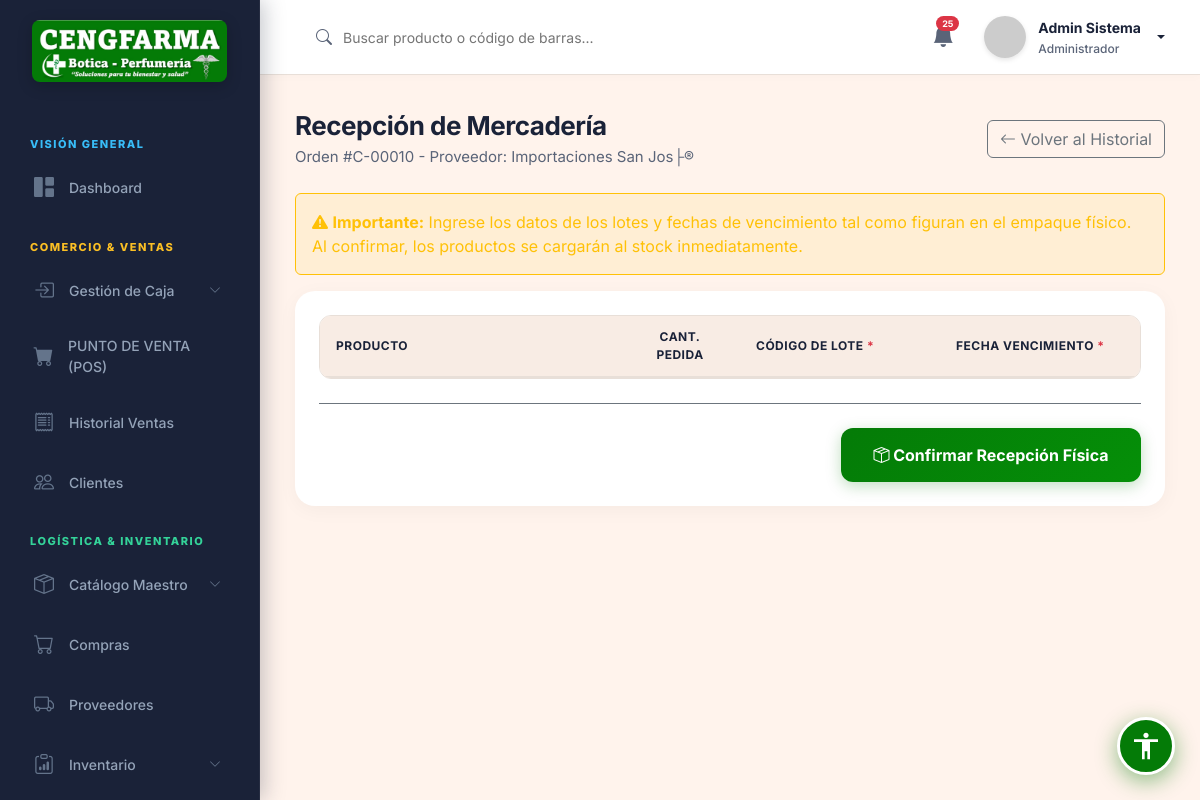
/public/compra/recepcion/10 (signed in), run on the app's committed database.
### tables this page shows
CREATE TABLE IF NOT EXISTS `configuracion` (
  `id` int NOT NULL AUTO_INCREMENT,
  `clave` varchar(50) NOT NULL,
  `valor` text,
  `descripcion` varchar(255) DEFAULT NULL,
  PRIMARY KEY (`id`),
  UNIQUE KEY `clave` (`clave`)
);

CREATE TABLE IF NOT EXISTS `compras` (
  `id` int NOT NULL AUTO_INCREMENT,
  `id_proveedor` int NOT NULL,
  `id_usuario` int NOT NULL,
  `tipo_comprobante` varchar(50) NOT NULL,
  `serie_comprobante` varchar(20) DEFAULT NULL,
  `num_comprobante` varchar(50) NOT NULL,
  `fecha_compra` date NOT NULL,
  `fecha_registro` timestamp NULL DEFAULT CURRENT_TIMESTAMP,
  `impuesto` decimal(10,2) DEFAULT '0.00',
  `total` decimal(12,2) NOT NULL DEFAULT '0.00',
  `estado` varchar(20) DEFAULT 'Completada',
  PRIMARY KEY (`id`),
  KEY `id_proveedor` (`id_proveedor`),
  KEY `id_usuario` (`id_usuario`),
  CONSTRAINT `compras_ibfk_1` FOREIGN KEY (`id_proveedor`) REFERENCES `proveedores` (`id`) ON DELETE RESTRICT,
  CONSTRAINT `compras_ibfk_2` FOREIGN KEY (`id_usuario`) REFERENCES `usuarios` (`id`) ON DELETE RESTRICT
);

CREATE TABLE IF NOT EXISTS `proveedores` (
  `id` int NOT NULL AUTO_INCREMENT,
  `ruc` varchar(20) NOT NULL,
  `razon_social` varchar(150) NOT NULL,
  `representante` varchar(150) DEFAULT NULL,
  `telefono` varchar(50) DEFAULT NULL,
  `direccion` varchar(255) DEFAULT NULL,
  `estado` tinyint(1) DEFAULT '1',
  PRIMARY KEY (`id`),
  UNIQUE KEY `ruc` (`ruc`)
);

### app/controllers/CompraController.php (called while the page is built, shortened)
<?php
class CompraController extends Controller {
    public function recepcion($id) {
        $modelo = $this->model('Compra');
        $compra = $modelo->getCompraPorId($id);
        $detalles = $modelo->getDetallesConLotes($id);
        $this->view('compras/recepcion', [
            'title' => 'Recibir Mercadería',
            'compra' => $compra,
            'detalles' => $detalles
        ]);
    }
}

### app/core/App.php (called while the page is built, shortened)
<?php
class App {
    protected $method = 'login';
    public function __construct() {
        $url = $this->parseUrl();
        if (isset($url[0]) && file_exists('../app/controllers/' . ucfirst($url[0]) . 'Controller.php')) {
            unset($url[0]);
        }
        $this->controller = new $this->controller;
        if (isset($url[1])) {
            if (method_exists($this->controller, $url[1])) {
                $this->method = $url[1];
                unset($url[1]);
            }
        }
        $this->params = $url ? array_values($url) : [];
        call_user_func_array([$this->controller, $this->method], $this->params);
    }
    public function parseUrl() {
        if (isset($_GET['url'])) {
            return explode('/', filter_var(rtrim($_GET['url'], '/'), FILTER_SANITIZE_URL));
        }
        return [];
    }
}

### public/index.php (called while the page is built, shortened)
<?php
require_once '../app/config/database.php';
require_once '../app/core/App.php';
require_once '../app/core/Controller.php';
$app = new App();

### app/models/Configuracion.php (called while the page is built, shortened)
<?php
class Configuracion {
    private $conn;
    private $table_name = "configuracion";
    public function __construct() {
        $database = new Database();
        $this->conn = $database->getConnection();
    }
    public function getAll() {
        $query = "SELECT clave, valor, descripcion FROM " . $this->table_name;
        $stmt = $this->conn->prepare($query);
        $stmt->execute();
        $results = [];
        while ($row = $stmt->fetch(PDO::FETCH_ASSOC)) {
            $results[$row['clave']] = [
                'valor' => $row['valor'],
                'descripcion' => $row['descripcion']
            ];
        }
        return $results;
    }
    public function get($clave, $default = null) {
        $query = "SELECT valor FROM " . $this->table_name . " WHERE clave = :clave LIMIT 1";
        $stmt = $this->conn->prepare($query);
        $stmt->bindParam(':clave', $clave);
        $stmt->execute();
        if($row = $stmt->fetch(PDO::FETCH_ASSOC)) {
            return ($row['valor'] !== null && $row['valor'] !== '') ? $row['valor'] : $default;
        }
        return $default;
    }
}

### app/config/database.php (called while the page is built, shortened)
<?php
class Database {
    private $host;
    private $db_name;
    private $username;
    private $password;
    private $port;
    public function __construct() {
        $this->host = getenv('DB_HOST') ?: "localhost";
        $this->db_name = getenv('DB_NAME') ?: "botica_db";
        $this->username = getenv('DB_USER') ?: "root";
        $this->password = getenv('DB_PASSWORD') !== false ? getenv('DB_PASSWORD') : "";
        $this->port = getenv('DB_PORT') ?: "3306";
    }
    public function getConnection() {
        $this->conn = null;
        try {
            $dsn = "mysql:host=" . $this->host . ";port=" . $this->port . ";dbname=" . $this->db_name;
            $this->conn = new PDO($dsn, $this->username, $this->password);
            $this->conn->exec("set names utf8");
        } catch(PDOException $exception) {
            echo "Error de conexión: " . $exception->getMessage();
        }
        return $this->conn;
    }
}
?>

### app/models/Inventario.php (called while the page is built, shortened)
<?php
class Inventario {
    private $conn;
    public function __construct($dbConn = null) {
        if ($dbConn) {
            $this->conn = $dbConn;
        } else {
            $db = new Database();
            $this->conn = $db->getConnection();
        }
    }
    public function getLotesProximosVencer($dias = 90) {
        $query = "SELECT p.id as id_producto, p.nombre_comercial as producto, l.id as id_lote, l.codigo_lote as lote, l.fecha_vencimiento, l.cantidad_disponible as stock
                  FROM inventario_lotes l
                  INNER JOIN productos p ON l.id_producto = p.id
                  WHERE l.cantidad_disponible > 0
                  AND l.estado = 1
                  AND l.fecha_vencimiento <= DATE_ADD(CURDATE(), INTERVAL :dias DAY)
                  ORDER BY l.fecha_vencimiento ASC";
        $stmt = $this->conn->prepare($query);
        $stmt->bindParam(':dias', $dias, PDO::PARAM_INT);
        $stmt->execute();
        return $stmt->fetchAll(PDO::FETCH_ASSOC);
    }
    public function getProductosBajoStock($limite = 20) {
        $query = "SELECT id, nombre_comercial as producto, stock_actual as stock, unidad_medida
                  FROM productos
                  WHERE stock_actual <= :limite AND estado = 1
                  ORDER BY stock_actual ASC";
        $stmt = $this->conn->prepare($query);
        $stmt->bindParam(':limite', $limite, PDO::PARAM_INT);
        $stmt->execute();
        return $stmt->fetchAll(PDO::FETCH_ASSOC);
    }
}

### app/models/Compra.php (called while the page is built, shortened)
<?php
class Compra {
    private $conn;
    public function __construct() {
        $db = new Database();
        $this->conn = $db->getConnection();
    }
    public function getCompraPorId($id) {
        $query = "SELECT c.*, p.razon_social as proveedor
                  FROM compras c
                  INNER JOIN proveedores p ON c.id_proveedor = p.id
                  WHERE c.id = :id";
        $stmt = $this->conn->prepare($query);
        $stmt->bindParam(':id', $id);
        $stmt->execute();
        return $stmt->fetch(PDO::FETCH_ASSOC);
    }
}

### app/views/compras/recepcion.php (the view, shortened to what this page needs)
<div class="page-content">
    <div class="d-flex justify-content-between align-items-center mb-4">
        <div>
            <h1 class="page-title">Recepción de Mercadería</h1>
            <div class="page-subtitle">Orden #C-<?php echo str_pad($data['compra']['id'], 5, '0', STR_PAD_LEFT); ?> - Proveedor: <?php echo htmlspecialchars($data['compra']['proveedor']); ?></div>
        </div>
        <a href="<?php echo BASE_URL; ?>compra/index" class="btn btn-outline-secondary">
            <i class="bi bi-arrow-left"></i> Volver al Historial
        </a>
    </div>
    <div class="alert alert-warning border-warning" style="background: rgba(255, 193, 7, 0.1); color: #ffc107;">
        <i class="bi bi-exclamation-triangle-fill"></i> <strong>Importante:</strong> Ingrese los datos de los lotes y fechas de vencimiento tal como figuran en el empaque físico. Al confirmar, los productos se cargarán al stock inmediatamente.
    </div>
    <form action="<?php echo BASE_URL; ?>compra/procesar_recepcion" method="POST" id="formRecepcion">
        <div class="card-metric p-4">
            <div class="table-responsive">
                <table class="table-custom">
                    <thead>
                        <tr>
                            <th>Producto</th>
                            <th class="text-center" width="120">Cant. Pedida</th>
                            <th width="200">Código de Lote <span class="text-danger">*</span></th>
                            <th width="200">Fecha Vencimiento <span class="text-danger">*</span></th>
                        </tr>
                    </thead>
                </table>
            </div>
            <div class="text-end mt-4 pt-4 border-top border-secondary">
                <button type="submit" class="btn-primary-custom" style="width: 300px; font-size: 16px; padding: 15px;">
                    <i class="bi bi-box-seam"></i> Confirmar Recepción Física
                </button>
            </div>
        </div>
    </form>
</div>

### app/views/layouts/main.php (shortened to what this page needs)
<!DOCTYPE html>
<html lang="es">
<head>
    <link href="https://cdn.jsdelivr.net/npm/bootstrap@5.3.0/dist/css/bootstrap.min.css" rel="stylesheet">
    <link rel="stylesheet" href="https://cdn.jsdelivr.net/npm/bootstrap-icons@1.11.1/font/bootstrap-icons.css">
    <link rel="stylesheet" href="<?php echo BASE_URL; ?>css/style.css">
    <link rel="stylesheet" href="<?php echo BASE_URL; ?>css/accessibility.css">
</head>
<body>
<div id="wrapper">
    <aside id="sidebar">
        <?php
        require_once '../app/models/Configuracion.php';
        $_globalConfigModel = new Configuracion();
        $_globalLogo = $_globalConfigModel->get('logo');
        $configs     = $_globalConfigModel->getAll();
        require_once '../app/models/Inventario.php';
        $_globalInvModel = new Inventario();
        $_lotesVencer = $_globalInvModel->getLotesProximosVencer(90);
        $_stockBajo = $_globalInvModel->getProductosBajoStock(20);
        $_totalNotifs = count($_lotesVencer) + count($_stockBajo);
        $boticaName = $configs['nombre_botica']['valor'] ?? 'CENGFARMA';
        ?>
        <a href="<?php echo BASE_URL; ?>auth/index" class="sidebar-logo text-center d-block">
            <?php
            $effectiveLogo = !empty($_globalLogo) ? $_globalLogo : 'img/cengfarma_banner.png';
            $logoSrc = (strpos($effectiveLogo, 'http') === 0) ? $effectiveLogo : BASE_URL . $effectiveLogo;
            ?>
            <img src="<?php echo htmlspecialchars($logoSrc); ?>" alt="<?php echo htmlspecialchars($boticaName); ?>" style="max-height: 62px; max-width: 95%; object-fit: contain; border-radius: 8px; box-shadow: 0 4px 15px rgba(0,0,0,0.2);">
        </a>
        <ul class="sidebar-nav">
            <?php if($_SESSION['rol_id'] == 1): ?>
            <li class="nav-section-title" style="color: #38bdf8;">Visión General</li>
            <li class="nav-item">
                <a href="<?php echo BASE_URL; ?>dashboard/index" class="nav-link">
                    <i class="bi bi-grid-1x2-fill"></i> Dashboard
                </a>
            </li>
            <?php endif; ?>
            <li class="nav-section-title" style="color: #fbbf24;">Comercio & Ventas</li>
            <li class="nav-item">
                <a class="nav-link" data-bs-toggle="collapse" href="#menuCaja" role="button" aria-expanded="false" aria-controls="menuCaja">
                    <i class="bi bi-box-arrow-in-right"></i> Gestión de Caja
                    <i class="bi bi-chevron-down ms-auto" style="font-size:12px"></i>
                </a>
            </li>
            <li class="nav-item">
                <a href="<?php echo BASE_URL; ?>venta/pos" class="nav-link" id="nav-pos">
                    <i class="bi bi-cart-fill"></i> PUNTO DE VENTA (POS)
                </a>
            </li>
            <li class="nav-item">
                <a href="<?php echo BASE_URL; ?>venta/index" class="nav-link">
                    <i class="bi bi-receipt"></i> Historial Ventas
                </a>
            </li>
            <li class="nav-item">
                <a href="<?php echo BASE_URL; ?>cliente/index" class="nav-link">
                    <i class="bi bi-people"></i> Clientes
                </a>
            </li>
            <?php if(in_array($_SESSION['rol_id'], [1, 2, 4])): ?>
            <li class="nav-section-title" style="color: #34d399;">Logística & Inventario</li>
            <li class="nav-item">
                <a class="nav-link" data-bs-toggle="collapse" href="#menuProductos" role="button" aria-expanded="false" aria-controls="menuProductos">
                    <i class="bi bi-box-seam"></i> Catálogo Maestro
                    <i class="bi bi-chevron-down ms-auto" style="font-size:12px"></i>
                </a>
            </li>
            <li class="nav-item">
                <a href="<?php echo BASE_URL; ?>compra/index" class="nav-link">
                    <i class="bi bi-cart"></i> Compras
                </a>
            </li>
            <li class="nav-item">
                <a href="<?php echo BASE_URL; ?>proveedor/index" class="nav-link">
                    <i class="bi bi-truck"></i> Proveedores
                </a>
            </li>
            <li class="nav-item">
                <a class="nav-link" data-bs-toggle="collapse" href="#menuInventario" role="button" aria-expanded="false" aria-controls="menuInventario">
                    <i class="bi bi-clipboard-data"></i> Inventario
                    <i class="bi bi-chevron-down ms-auto" style="font-size:12px"></i>
                </a>
            </li>
            <?php endif; ?>
        </ul>
    </aside>
    <div id="content-wrapper">
        <header id="topbar">
            <div class="d-flex align-items-center gap-3">
                <form action="<?php echo BASE_URL; ?>producto/index" method="GET" class="search-box ms-2 d-none d-md-flex align-items-center mb-0">
                    <i class="bi bi-search"></i>
                    <input type="text" name="search" placeholder="Buscar producto o código de barras..." value="<?php echo htmlspecialchars($_GET['search'] ?? '', ENT_QUOTES, 'UTF-8'); ?>" style="border:none; outline:none; background:transparent; width: 100%; color: var(--text-primary);">
                </form>
            </div>
            <div class="topbar-actions">
                <a href="<?php echo BASE_URL; ?>notificacion/index" class="topbar-icon" style="text-decoration: none;">
                    <i class="bi bi-bell-fill"></i>
                    <?php if($_totalNotifs > 0): ?>
                    <span class="badge rounded-pill bg-danger"><?php echo $_totalNotifs; ?></span>
                    <?php endif; ?>
                </a>
                <div class="dropdown">
                    <div class="user-profile dropdown-toggle" data-bs-toggle="dropdown" aria-expanded="false" style="cursor: pointer;">
                        <img src="https://ui-avatars.com/api/?name=<?php echo urlencode($_SESSION['nombre'] ?? 'U'); ?>&background=00A896&color=fff&bold=true" alt="User Avatar">
                        <div class="user-info">
                            <span class="user-name"><?php echo htmlspecialchars($_SESSION['nombre'] ?? 'Administrador', ENT_QUOTES, 'UTF-8'); ?></span>
                            <span class="user-role">
                                <?php
                                $roles = [1 => 'Administrador', 2 => 'Farmacéutico', 3 => 'Cajero', 4 => 'Almacenero'];
                                echo $roles[$_SESSION['rol_id'] ?? 1];
                                ?>
                            </span>
                        </div>
                    </div>
                </div>
            </div>
        </header>
        <?php require_once '../app/views/' . $view . '.php'; ?>
    </div>
</div>
<?php require_once '../app/views/partials/accessibility_widget.php'; ?>
</body>
</html>

### data on the page
configuracion: valor (picture)
compras: id "00010", id_proveedor.razon_social "Importaciones San Jos├®"

### other printed values
$_totalNotifs "25"
$_SESSION['nombre'] "Admin Sistema"
$roles[$_SESSION['rol_id'] ?? 1] "Administrador"
